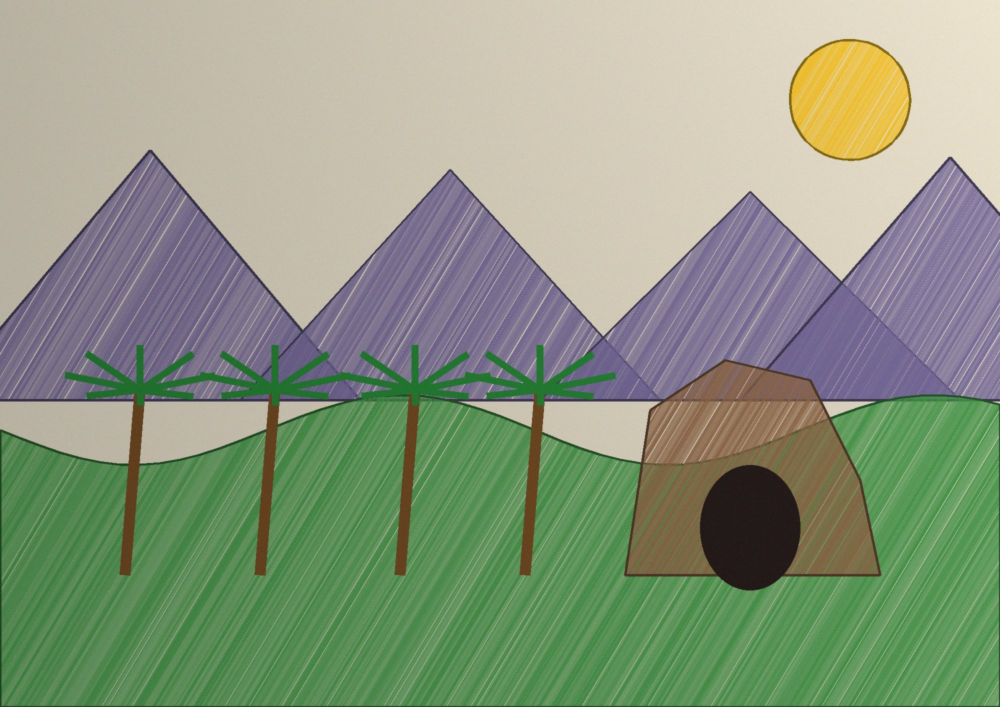
#> input picture strumenti/esempi/foto-disegno-prova.jpg, 2000 x 1414 px (shown at 1/2 size)
$ python prepara_fondale.py esempi/foto-disegno-prova.jpg esempi/foto-disegno-prova.jpg
#> lines starting #> are read from the running program, lines starting #| are printed output that depends on the picture
#> in prepara, im is the input picture: PIL image 2000x1414 RGB; mean R, G, B 139, 152.3, 127.5
"""Trasforma la scansione (o la foto) di un disegno nel fondale di un livello.

Uso:
    python3 strumenti/prepara_fondale.py foglio1.jpg [foglio2.jpg foglio3.jpg] assets/fondali/livello1.png

Più fogli vengono messi in fila da sinistra a destra. Il formato migliore è una striscia di
3 fogli A4 orizzontali: il fondale scorre per tutto il livello senza ripetersi.

Poi, in js/fondale.js, scrivi il percorso in FONDALI.livello1.file.

Cosa fa (la stessa ricetta che il gioco usa per le foto scelte dal telefono):
1. raddrizza l'orientamento della foto e la rimpicciolisce (altezza 900 punti);
2. toglie le ombre: misura la luce della carta zona per zona e la riporta al bianco;
3. la carta (chiara e poco colorata) diventa trasparente: lì si vedrà il cielo animato;
4. i colori del pennarello diventano più vivi.
"""
import sys
import numpy as np
from PIL import Image, ImageFilter, ImageOps


def mappa_luce(a, celle=12):
    """La luce della carta zona per zona: il 90° percentile di ogni cella (la carta è la parte più chiara),
    poi il massimo con le celle vicine (una zona tutta colorata prende la luce della carta accanto)."""
#> called with celle = 12
    h, w, _ = a.shape
#> h = 900; w = 1273
    lato = max(8, h // celle)
#> lato = 75
    ny, nx = -(-h // lato), -(-w // lato)
#> ny = 12; nx = 17
    griglia = np.zeros((ny, nx, 3), np.float32)
    for j in range(ny):
        for i in range(nx):
            griglia[j, i] = np.percentile(a[j * lato:(j + 1) * lato, i * lato:(i + 1) * lato].reshape(-1, 3), 90, axis=0)
    bordo = np.pad(griglia, ((1, 1), (1, 1), (0, 0)), mode="edge")
    vicini = griglia.copy()
    for dj in (0, 1, 2):
        for di in (0, 1, 2):
            vicini = np.maximum(vicini, bordo[dj:dj + ny, di:di + nx])
    carta = np.percentile(griglia.reshape(-1, 3), 90, axis=0)
#> carta = [219.4, 210.7, 191.7]
    vicini = np.maximum(vicini, carta * 0.8)
    luce = Image.fromarray(np.clip(vicini, 0, 255).astype(np.uint8)).resize((w, h), Image.BILINEAR)
    return np.maximum(np.asarray(luce).astype(np.float32), 60)


def prepara(entrata, uscita, altezza=900):
    if isinstance(entrata, (list, tuple)):
        fogli = [ImageOps.exif_transpose(Image.open(e)).convert("RGB") for e in entrata]
        hh = min(altezza, min(f.height for f in fogli))
        fogli = [f.resize((round(f.width * hh / f.height), hh), Image.LANCZOS) for f in fogli]
        im = Image.new("RGB", (sum(f.width for f in fogli), hh))
        x = 0
        for f in fogli:
            im.paste(f, (x, 0))
            x += f.width
        entrata = im
    im = entrata if isinstance(entrata, Image.Image) else ImageOps.exif_transpose(Image.open(entrata)).convert("RGB")
    if im.height > altezza:
        im = im.resize((round(im.width * altezza / im.height), altezza), Image.LANCZOS)
    a = np.asarray(im).astype(np.float32)
    luce = mappa_luce(a)
    a = np.minimum(255, a * 255 / luce)
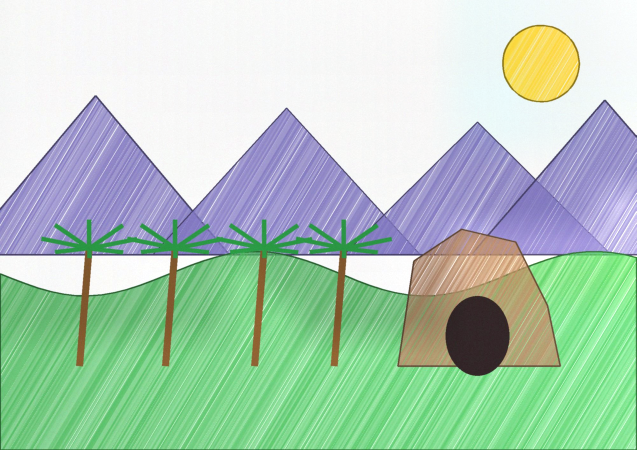
#> a: shape (900, 1273, 3) float32 (shown at 1/2 size); mean R, G, B 176.1, 204.3, 185.1
    mx, mn = a.max(axis=2), a.min(axis=2)
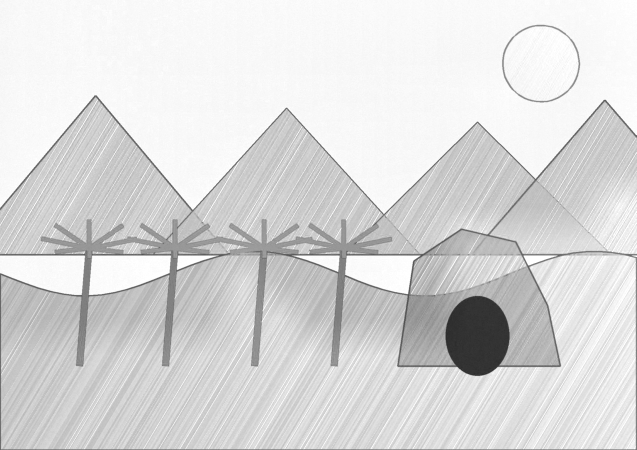
#> mx: shape (900, 1273) float32 (shown at 1/2 size); min 36.43, max 255, mean 218.1
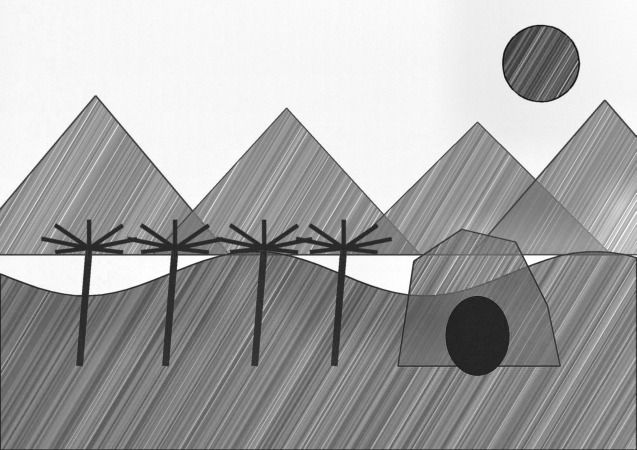
#> mn: shape (900, 1273) float32 (shown at 1/2 size); min 2.48, max 255, mean 168
    lum = a @ np.array([0.299, 0.587, 0.114], dtype=np.float32)
    sat = np.where(mx == 0, 0, (mx - mn) / np.maximum(mx, 1))
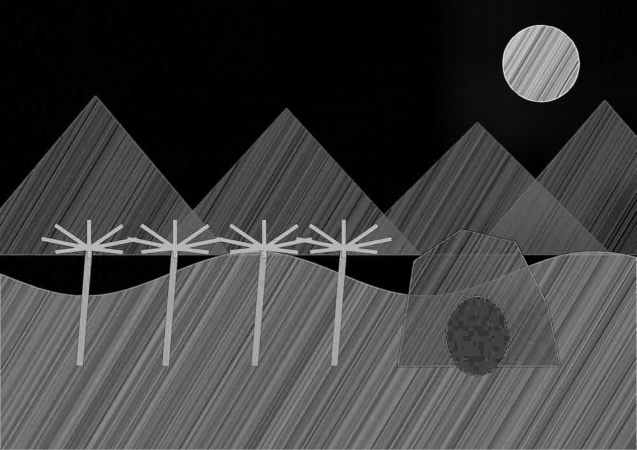
#> sat: shape (900, 1273) float32 (shown at 1/2 size); min 0, max 0.983, mean 0.249
    carta = np.clip((lum - 200) / 40, 0, 1) * np.clip((0.22 - sat) / 0.12, 0, 1)
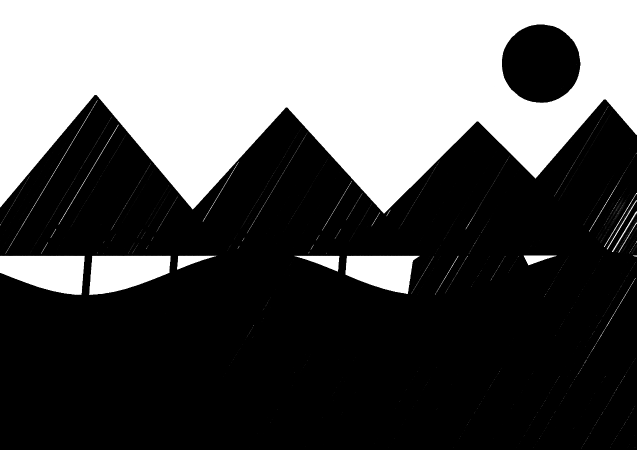
#> carta: shape (900, 1273) float32 (shown at 1/2 size); min 0, max 1, mean 0.352
    media = a.mean(axis=2, keepdims=True)
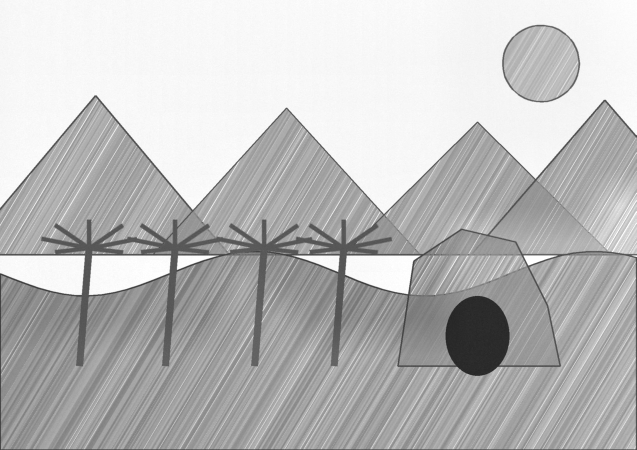
#> media: shape (900, 1273, 1) float32 (shown at 1/2 size); min 31.2, max 255, mean 188.5
    a = media + (a - media) * 1.2
    a = np.clip((a - 128) * 1.05 + 128, 0, 255)
    alfa = np.round(255 * (1 - carta))[..., None]
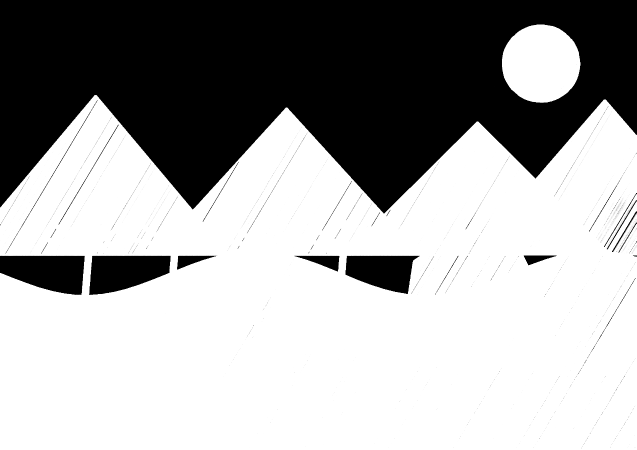
#> alfa: shape (900, 1273, 1) float32 (shown at 1/2 size); min 0, max 255, mean 165.2
    out = Image.fromarray(np.concatenate([a, alfa], axis=2).astype(np.uint8), "RGBA")
    out.save(uscita, optimize=True)
    trasparente = float((alfa < 20).mean()) * 100
#> trasparente = 34.96
    print(f"salvato {uscita}: {out.width}x{out.height}, carta resa trasparente: {trasparente:.0f}%")
#| salvato esempi/foto-disegno-prova.jpg: 1273x900, carta resa trasparente: 35%
    if trasparente < 5:
        print("Nota: quasi niente carta bianca. Va bene se il cielo è colorato a mano: copre quello animato.")


if __name__ == "__main__":
    if len(sys.argv) < 3:
        raise SystemExit(__doc__)
    prepara(sys.argv[1:-1] if len(sys.argv) > 3 else sys.argv[1], sys.argv[-1])
